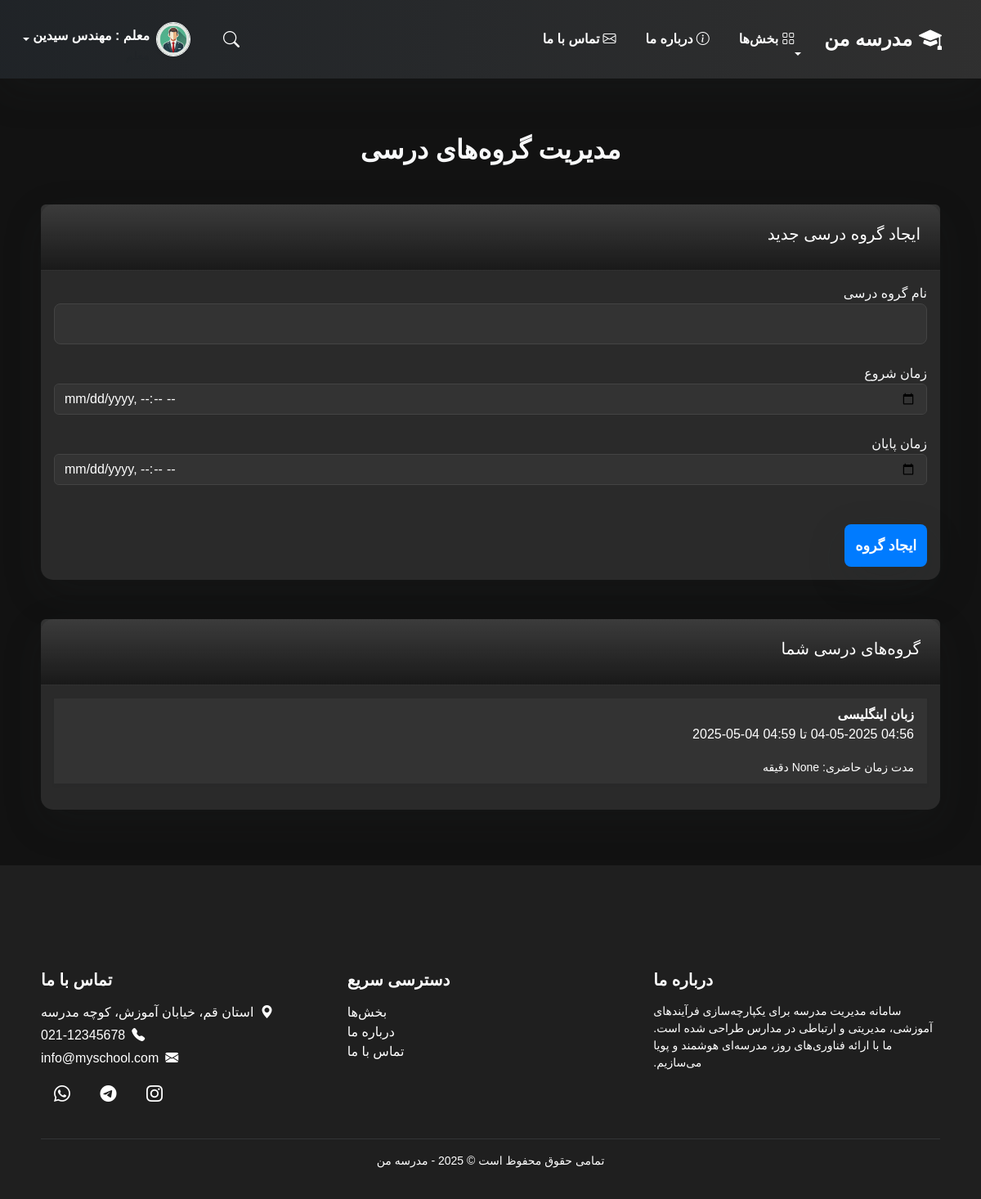
Before: /teacher/class_groups/ (signed in) with the older database file.
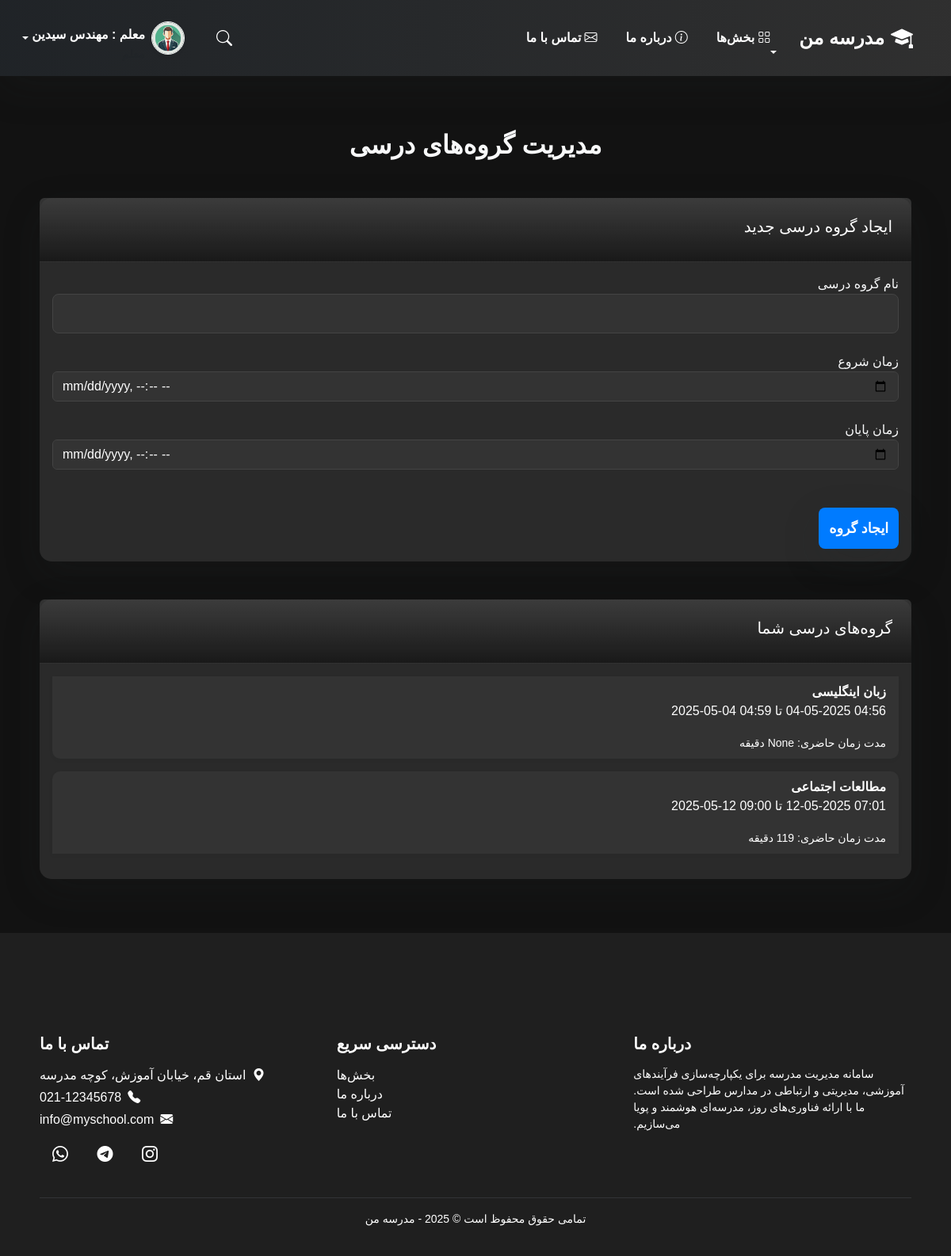
After: the same page with the newer database file.
### school_app/models.py (models this page shows, shortened)
class CustomUser(AbstractUser):
    ROLE_CHOICES = [
        ('student', 'دانش‌آموز'),
        ('teacher', 'معلم'),
        ('admin', 'مدیر'),
        ('assistant', 'معاون'),
    ]
    Educational_base_CHOICES = [
        ('Electricity', 'برق'),
        ('Networks', 'شبکه'),
        ('Electronics', 'الکترونیک'),
    ]
    full_name = models.CharField("نام کامل", max_length=100)
    email = models.EmailField("ایمیل", unique=True)
    phone = models.CharField("شماره تماس", max_length=15)
    grade = models.CharField("پایه تحصیلی", max_length=20)
    role = models.CharField("نقش", max_length=10, choices=ROLE_CHOICES, default='student')
    educational_base = models.CharField("رشته تحصیلی", max_length=20, choices=Educational_base_CHOICES, default='Networks')
    class Meta:
        verbose_name = "کاربر"
        verbose_name_plural = "کاربران"

class ClassGroup(models.Model):
    name = models.CharField("نام کلاس", max_length=255)
    teacher = models.ForeignKey(get_user_model(), on_delete=models.CASCADE, limit_choices_to={'role': 'teacher'}, verbose_name="معلم")
    start_time = models.DateTimeField("زمان شروع")
    end_time = models.DateTimeField("زمان پایان")
    duration = models.IntegerField("مدت زمان (دقیقه)", null=True, blank=True)
    class Meta:
        verbose_name = "کلاس"
        verbose_name_plural = "کلاس‌ها"

### school_app/views.py (the view)
# urls.py: path('teacher/class_groups/', views.manage_class_groups, name='manage_class_groups'),
@login_required
def manage_class_groups(request):
    groups = ClassGroup.objects.filter(teacher=request.user)
    if request.method == 'POST':
        form = ClassGroupForm(request.POST)
        if form.is_valid():
            group = form.save(commit=False)
            group.teacher = request.user
            group.duration = (group.end_time - group.start_time).total_seconds() / 60
            group.save()
            messages.success(request, 'گروه درسی با موفقیت ایجاد شد!')
            return redirect('manage_class_groups')
        else:
            messages.error(request, 'اطلاعات وارد شده معتبر نیست!')
    else:
        form = ClassGroupForm()
    return render(request, 'manage_class_groups.html', {'form': form, 'groups': groups})

### school_app/forms.py (shortened to what this page needs)
class ClassGroupForm(forms.ModelForm):
    class Meta:
        model = ClassGroup
        fields = ['name', 'start_time', 'end_time']  # حذف فیلد duration از فرم
        widgets = {
            'start_time': forms.DateTimeInput(attrs={'type': 'datetime-local'}),
            'end_time': forms.DateTimeInput(attrs={'type': 'datetime-local'}),
        }

### templates/manage_class_groups.html (shortened to what this page needs)
{% include 'header.html' %}
<br><br><br><br>
<div class="container mt-5">
  <h2 class="text-center text-light mb-5 animate__animated animate__fadeIn animate__delay-1s">مدیریت گروه‌های درسی</h2>
  <div class="card shadow-lg mb-5 animate__animated animate__fadeIn animate__delay-2s profile-card">
    <div class="card-header bg-gradient text-white rounded-top">
      <h5>ایجاد گروه درسی جدید</h5>
    </div>
    <div class="card-body">
      <form method="post" class="animate__animated animate__fadeIn animate__delay-2s" id="classGroupForm">
        <div class="form-group mb-4">
          <label for="id_name" class="text-light">نام گروه درسی</label>
          <div class="input-group">
            {{ form.name }}
          </div>
        </div>
        <div class="form-group mb-4">
          <label for="id_start_time" class="text-light">زمان شروع</label>
          <div class="input-group">
            <input type="datetime-local" id="id_start_time" name="start_time" class="form-control">
          </div>
        </div>
        <div class="form-group mb-4">
          <label for="id_end_time" class="text-light">زمان پایان</label>
          <div class="input-group">
            <input type="datetime-local" id="id_end_time" name="end_time" class="form-control">
          </div>
        </div>
        <button type="submit" class="btn btn-custom btn-lg btn-block mt-4 shadow-lg hover-shadow">ایجاد گروه</button>
      </form>
    </div>
  </div>
  <div class="card shadow-lg animate__animated animate__fadeIn animate__delay-3s profile-card">
    <div class="card-header bg-gradient text-white rounded-top">
      <h5>گروه‌های درسی شما</h5>
    </div>
    <div class="card-body">
      {% if groups %}
        <ul class="list-group list-group-flush">
          {% for group in groups %}
            <li class="list-group-item list-group-item-action d-flex justify-content-between align-items-center mb-3 shadow-sm">
              <div>
                <strong>{{ group.name }}</strong>
                <p>{{ group.start_time|date:"H:i d-m-Y" }} تا {{ group.end_time|date:"H:i d-m-Y" }}</p>
                <small>مدت زمان حاضری: {{ group.duration }} دقیقه</small>
              </div>
            </li>
          {% endfor %}
        </ul>
      {% else %}
        <div class="alert alert-warning text-center">
          <i class="fas fa-exclamation-triangle"></i> هیچ گروه درسی موجود نیست.
        </div>
      {% endif %}
    </div>
  </div>
</div>
{% include 'footer.html' %}

### templates/header.html (shortened to what this page needs)
{% load static %}
<!DOCTYPE html>
<html lang="fa" dir="rtl">
<head>
  <link href="https://cdn.jsdelivr.net/npm/bootstrap@5.3.2/dist/css/bootstrap.rtl.min.css" rel="stylesheet">
  <link href="https://cdn.jsdelivr.net/npm/bootstrap-icons/font/bootstrap-icons.css" rel="stylesheet">
  <link rel="stylesheet" href="https://cdnjs.cloudflare.com/ajax/libs/animate.css/4.1.1/animate.min.css"/>
  <link href="https://cdnjs.cloudflare.com/ajax/libs/toastr.js/latest/toastr.min.css" rel="stylesheet"/>
  <link rel="stylesheet" href="{% static 'css/bootstrap.min.css' %}">
  <link rel="stylesheet" href="{% static 'css/main.css' %}">
</head>
<body>
<nav class="navbar navbar-expand-lg navbar-dark shadow-lg fixed-top" style="backdrop-filter: blur(50px); background: linear-gradient(to left, rgba(50,50,50,0.93), #212529ee);">
  <div class="container-fluid px-4 py-2">
    <a class="navbar-brand fs-4 fw-bold d-flex align-items-center" href="{% url 'home' %}">
      <i class="bi bi-mortarboard-fill fs-3 me-2"></i>
      مدرسه من
    </a>
    <div class="collapse navbar-collapse justify-content-between" id="navContent">
      <ul class="navbar-nav mb-2 mb-lg-0">
        <li class="nav-item dropdown mx-2">
          <a class="nav-link fw-semibold dropdown-toggle" href="#" id="sectionsDropdown" data-bs-toggle="dropdown" aria-expanded="false">
            <i class="bi bi-grid me-1"></i>بخش‌ها
          </a>
        </li>
        <li class="nav-item mx-2">
          <a class="nav-link fw-semibold" href="{% url 'about' %}"><i class="bi bi-info-circle me-1"></i>درباره ما</a>
        </li>
        <li class="nav-item mx-2">
          <a class="nav-link fw-semibold" href="#contact"><i class="bi bi-envelope me-1"></i>تماس با ما</a>
        </li>
      </ul>
      <div class="d-flex align-items-center gap-3">
        <div class="search-container d-flex align-items-center" id="searchToggleBox">
          <button type="button" class="search-button bg-transparent border-0" onclick="toggleSearchBox()">
            <i class="bi bi-search text-white"></i>
          </button>
        </div>
        <div class="dropdown">
            <a href="#" class="d-flex align-items-center text-white text-decoration-none dropdown-toggle position-relative justify-content-between" id="userDropdown" data-bs-toggle="dropdown" aria-expanded="false">
                <img src="{% static 'images/man.png' %}" alt="User" width="42" height="42" class="rounded-circle border border-light shadow-sm me-2">
                <div class="d-none d-lg-block pt-3">
                    <div class="fw-bold">{{ user.get_role_display }} : {{ user.full_name }}</div>
                    <small class="text-muted">
                    </small>
                </div>
            </a>
        </div>
    </div>
</nav>

### templates/footer.html (shortened to what this page needs)
{% load static %}
<footer class="footer text-center text-md-start text-white pt-5 pb-3 mt-5" style="background-color: #1f1f1f;">
<div class="container">
  <div class="row">
    <div class="col-md-4 mb-4">
      <h5 class="fw-bold mb-3">درباره ما</h5>
      <p style="font-size: 14px;">
        سامانه مدیریت مدرسه برای یکپارچه‌سازی فرآیندهای آموزشی، مدیریتی و ارتباطی در مدارس طراحی شده است. ما با ارائه فناوری‌های روز، مدرسه‌ای هوشمند و پویا می‌سازیم.
      </p>
    </div>
    <div class="col-md-4 mb-4">
      <h5 class="fw-bold mb-3">دسترسی سریع</h5>
      <ul class="list-unstyled">
        <li><a href="#features" class="text-white text-decoration-none">بخش‌ها</a></li>
        <li><a href="#about" class="text-white text-decoration-none">درباره ما</a></li>
        <li><a href="#contact" class="text-white text-decoration-none">تماس با ما</a></li>
      </ul>
    </div>
    <div class="col-md-4 mb-4">
      <h5 class="fw-bold mb-3">تماس با ما</h5>
      <p class="mb-1"><i class="bi bi-geo-alt-fill me-2"></i>استان قم، خیابان آموزش، کوچه مدرسه</p>
      <p class="mb-1"><i class="bi bi-telephone-fill me-2"></i>021-12345678</p>
      <p class="mb-1"><i class="bi bi-envelope-fill me-2"></i>info@myschool.com</p>
      <div class="mt-3">
        <a href="#" class="text-white me-3 fs-5"><i class="bi bi-instagram"></i></a>
        <a href="#" class="text-white me-3 fs-5"><i class="bi bi-telegram"></i></a>
        <a href="#" class="text-white me-3 fs-5"><i class="bi bi-whatsapp"></i></a>
      </div>
    </div>
  </div>
  <hr class="border-secondary">
  <div class="text-center">
    <p class="mb-0" style="font-size: 14px;">تمامی حقوق محفوظ است &copy; 2025 - مدرسه من</p>
  </div>
</div>
</footer>
</body>
</html>

### static/css/main.css (style rules this page uses)
body { background-color: #121212; color: #ffffff; }
.navbar, .footer { background-color: #1f1f1f; }
.btn-custom { background-color: #0077b6; color: #fff; }
.card { background-color: #1e1e1e; border: none; color: #fff; }
.nav-link { position: relative; font-weight: 500; color: #ffffff; transition: all 0.3s ease; }
.nav-link::after { content: ''; position: absolute; bottom: 0; right: 0; height: 2px; width: 0%; background: linear-gradient(to left, #0077b6, #4a00e0); transition: width 0.4s ease; }
.navbar-collapse { transition: all 0.5s ease; }
.collapse { transition: height 0.3s ease; }
.animate__fadeIn { animation: fadeIn 0.5s ease-in-out; }
.collapse { transition: max-height 0.3s ease-in-out; }
.search-container { position: relative; display: flex; align-items: center; width: 100%; max-width: 500px; margin: 0 auto; }
.search-button { background-color: transparent; border: none; position: absolute; left: 10px; pointer-events: none; font-size: 20px; color: #aaa; }
.search-button i { color: #aaa; }
.card { box-shadow: 0 4px 8px rgba(0, 0, 0, 0.1), 0 4px 6px rgba(0, 0, 0, 0.1); border-radius: 15px; background: #fff; }
.card-header { background-color: #007bff; color: #fff; border-radius: 15px 15px 0 0; padding: 1.5rem; font-size: 1.5rem; }
.form-group label { font-size: 1rem; color: #333; font-weight: 500; }
input, select, textarea { border-radius: 8px; border: 1px solid #ccc; padding: 0.75rem; width: 100%; font-size: 1rem; }
button[type="submit"] { font-size: 1.1rem; font-weight: bold; background-color: #007bff; color: white; padding: 0.8rem; border-radius: 8px; border: none; cursor: pointer; }
.container { margin-top: 50px; padding: 20px; }
.text-muted { font-size: 0.9rem; }

### templates/header.html (style rules this page uses)
body { background-color: #000000; }
.search-container { position: relative; transition: all 0.4s ease; }
.search-button { cursor: pointer; z-index: 10; }
.search-button i { font-size: 20px; transition: transform 0.3s ease; }

### templates/manage_class_groups.html (style rules this page uses)
body { font-family: 'Vazirmatn', sans-serif; background: #121212; color: #f1f1f1; }
.container { margin-top: 60px; }
h2 { font-size: 2rem; color: #fff; font-weight: 600; }
.card { background-color: #1a1a1a; border-radius: 15px; box-shadow: 0 10px 20px rgba(0, 0, 0, 0.1); }
.card-header { background: linear-gradient(45deg, #ff4d4d, #ff0000); color: #fff; border-top-left-radius: 15px; border-top-right-radius: 15px; }
.card-body { background-color: #2a2a2a; color: #ddd; border-bottom-left-radius: 15px; border-bottom-right-radius: 15px; }
.card-body input, .card-body select, .card-body textarea { background-color: #333; border: 1px solid #444; color: #fff; }
.btn-custom { background-color: #ff4d4d; color: #fff; border: none; border-radius: 50px; padding: 12px 24px; font-size: 1rem; box-shadow: 0 4px 8px rgba(0, 0, 0, 0.3); transition: all 0.3s ease; }
.list-group-item { background-color: #333; color: #fff; border: none; border-radius: 10px; margin-bottom: 15px; transition: all 0.3s ease; }
.footer { background-color: #121212; color: #fff; text-align: center; padding: 20px; margin-top: 50px; }

Changed rows visible on the page:
added ClassGroup: name "مطالعات اجتماعی", end_time "09:00 12-05-2025", duration "119"
